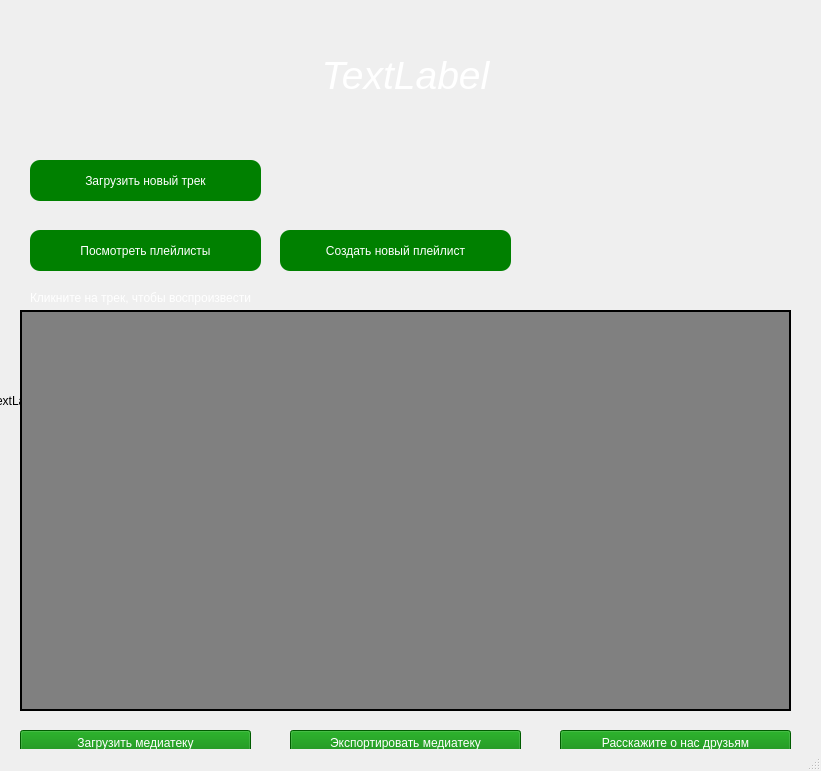
<?xml version="1.0" encoding="UTF-8"?>
<ui version="4.0">
 <class>MainWindow</class>
 <widget class="QMainWindow" name="MainWindow">
  <property name="geometry">
   <rect>
    <x>0</x>
    <y>0</y>
    <width>821</width>
    <height>771</height>
   </rect>
  </property>
  <property name="windowTitle">
   <string>MainWindow</string>
  </property>
  <widget class="QWidget" name="centralwidget">
   <widget class="QLabel" name="background">
    <property name="geometry">
     <rect>
      <x>-10</x>
      <y>0</y>
      <width>951</width>
      <height>801</height>
     </rect>
    </property>
    <property name="text">
     <string>TextLabel</string>
    </property>
   </widget>
   <widget class="QLabel" name="greeting_label">
    <property name="geometry">
     <rect>
      <x>10</x>
      <y>50</y>
      <width>791</width>
      <height>51</height>
     </rect>
    </property>
    <property name="font">
     <font>
      <family>helvetica</family>
      <pointsize>29</pointsize>
      <italic>true</italic>
     </font>
    </property>
    <property name="styleSheet">
     <string notr="true">font-family: helvetica; padding: .4em; color: white</string>
    </property>
    <property name="text">
     <string>TextLabel</string>
    </property>
    <property name="alignment">
     <set>Qt::AlignCenter</set>
    </property>
   </widget>
   <widget class="QListWidget" name="listWidget">
    <property name="geometry">
     <rect>
      <x>20</x>
      <y>310</y>
      <width>771</width>
      <height>401</height>
     </rect>
    </property>
    <property name="styleSheet">
     <string notr="true">font-size: 19px; background-color: grey; border: 2px solid black</string>
    </property>
   </widget>
   <widget class="QPushButton" name="export_button">
    <property name="geometry">
     <rect>
      <x>290</x>
      <y>730</y>
      <width>231</width>
      <height>26</height>
     </rect>
    </property>
    <property name="styleSheet">
     <string notr="true">background-color: green; color: white</string>
    </property>
    <property name="text">
     <string>Экспортировать медиатеку</string>
    </property>
   </widget>
   <widget class="QPushButton" name="new_mp3_button">
    <property name="geometry">
     <rect>
      <x>30</x>
      <y>160</y>
      <width>231</width>
      <height>41</height>
     </rect>
    </property>
    <property name="styleSheet">
     <string notr="true">background-color: green; color: white; border-radius: 10</string>
    </property>
    <property name="text">
     <string>Загрузить новый трек</string>
    </property>
   </widget>
   <widget class="QPushButton" name="my_playlists">
    <property name="geometry">
     <rect>
      <x>30</x>
      <y>230</y>
      <width>231</width>
      <height>41</height>
     </rect>
    </property>
    <property name="styleSheet">
     <string notr="true">background-color: green; color: white; border-radius: 10</string>
    </property>
    <property name="text">
     <string>Посмотреть плейлисты</string>
    </property>
   </widget>
   <widget class="QPushButton" name="new_playlist">
    <property name="geometry">
     <rect>
      <x>280</x>
      <y>230</y>
      <width>231</width>
      <height>41</height>
     </rect>
    </property>
    <property name="styleSheet">
     <string notr="true">background-color: green; color: white; border-radius: 10</string>
    </property>
    <property name="text">
     <string>Создать новый плейлист</string>
    </property>
   </widget>
   <widget class="QPushButton" name="to_friends">
    <property name="geometry">
     <rect>
      <x>560</x>
      <y>730</y>
      <width>231</width>
      <height>26</height>
     </rect>
    </property>
    <property name="styleSheet">
     <string notr="true">background-color: green; color: white</string>
    </property>
    <property name="text">
     <string>Расскажите о нас друзьям</string>
    </property>
   </widget>
   <widget class="QPushButton" name="load_button">
    <property name="geometry">
     <rect>
      <x>20</x>
      <y>730</y>
      <width>231</width>
      <height>26</height>
     </rect>
    </property>
    <property name="styleSheet">
     <string notr="true">background-color: green; color: white</string>
    </property>
    <property name="text">
     <string>Загрузить медиатеку</string>
    </property>
   </widget>
   <widget class="QLabel" name="label_2">
    <property name="geometry">
     <rect>
      <x>30</x>
      <y>290</y>
      <width>341</width>
      <height>16</height>
     </rect>
    </property>
    <property name="styleSheet">
     <string notr="true">color: white</string>
    </property>
    <property name="text">
     <string>Кликните на трек, чтобы воспроизвести</string>
    </property>
   </widget>
  </widget>
  <widget class="QMenuBar" name="menubar">
   <property name="geometry">
    <rect>
     <x>0</x>
     <y>0</y>
     <width>821</width>
     <height>22</height>
    </rect>
   </property>
  </widget>
  <widget class="QStatusBar" name="statusbar"/>
 </widget>
 <resources/>
 <connections/>
</ui>
